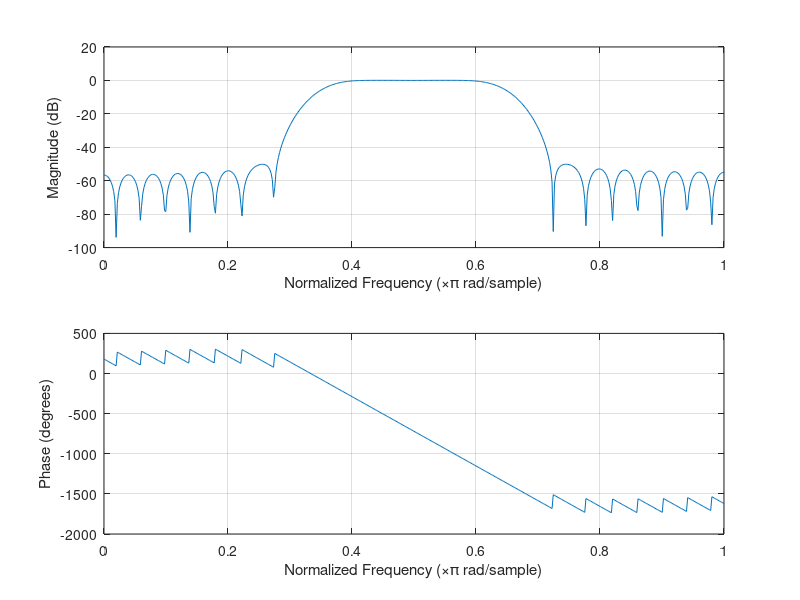

MATLAB code to generate this figure: (Note: this script raises an error after producing the figure.)
clear all;close all;
N=48;
b = fir1(N,[0.35 0.65]);
freqz(b,1,512)
load chirp
%plot(y)
y_fix=fi(y,1,8,7);
b_fix=fi(b,1,8,7);
out=filter(b,1,y);
out_fix=filter(b_fix,1,y_fix);
figure; plot(linspace(-Fs/2,Fs/2,length(y)),fftshift(abs(fft(y))))
figure; plot(linspace(-Fs/2,Fs/2,length(out)),fftshift(abs(fft(out))))
figure; plot(linspace(-Fs/2,Fs/2,length(out_fix.double())),fftshift(abs(fft(out_fix.double))))
%% 
dlmwrite("input.dat",y);
dlmwrite("coef.dat",b);
%% 
load("output.dat");
%figure;plot(output);
figure; plot(linspace(-Fs/2,Fs/2,length(output)),fftshift(abs(fft(output))))